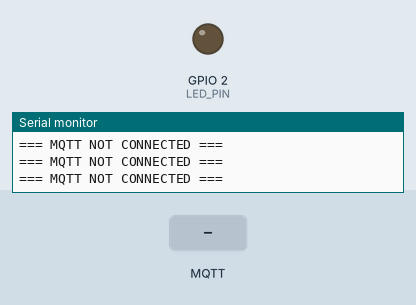
A program run on a simulated ESP32. Parts: output pins drawn as LEDs (lit = HIGH), the last lines printed to the serial monitor. Inputs (shaded band) come from the test bench. No MQTT or app messages arrive unless stated.

Above: at 7.3 s.
7.4 s: MQTT message "1" arrives on the first subscribed topic
At 10.3 s:
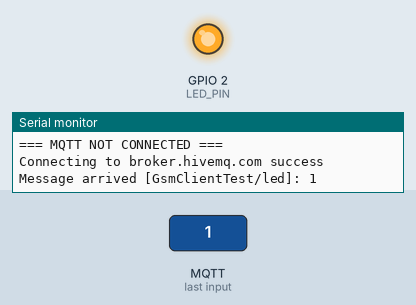
10.4 s: MQTT message "0" arrives on the first subscribed topic
At 11.6 s:
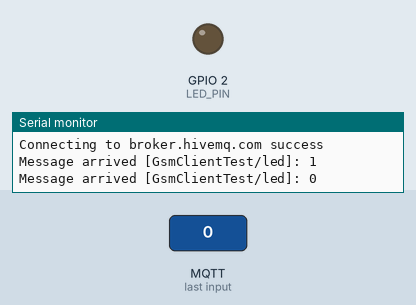
11.9 s: MQTT message "2" arrives on the first subscribed topic
At 12.8 s:
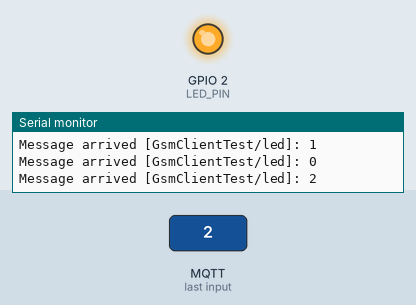
Timing chart, 0 to 14.9 s (numbered marks = the images above; inputs shaded):
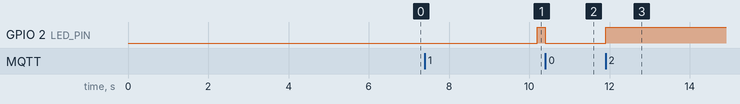

Measured:
- after the input at 7.4 s, GPIO 2 (LED_PIN): LOW → HIGH after 2.8 s
- after the input at 10.4 s, GPIO 2 (LED_PIN): HIGH → LOW at once
- after the input at 11.9 s, GPIO 2 (LED_PIN): LOW → HIGH at once

The program:

main.cpp
```cpp
#include <Arduino.h>

/**************************************************************
 *
 * For this example, you need to install PubSubClient library:
 *   https://github.com/knolleary/pubsubclient
 *   or from http://librarymanager/all#PubSubClient
 *
 * TinyGSM Getting Started guide:
 *   https://tiny.cc/tinygsm-readme
 *
 * For more MQTT examples, see PubSubClient library
 *
 **************************************************************
 * Use Mosquitto client tools to work with MQTT
 *   Ubuntu/Linux: sudo apt-get install mosquitto-clients
 *   Windows:      https://mosquitto.org/download/
 *
 * Subscribe for messages:
 *   mosquitto_sub -h test.mosquitto.org -t GsmClientTest/init -t GsmClientTest/ledStatus -q 1
 * Toggle led:
 *   mosquitto_pub -h test.mosquitto.org -t GsmClientTest/led -q 1 -m "toggle"
 *
 * You can use Node-RED for wiring together MQTT-enabled devices
 *   https://nodered.org/
 * Also, take a look at these additional Node-RED modules:
 *   node-red-contrib-blynk-ws
 *   node-red-dashboard
 *
 **************************************************************/

// Select your modem:
#define TINY_GSM_MODEM_SIM800

// Set serial for debug console (to the Serial Monitor, default speed 115200)
#define SerialMon Serial

// Set serial for AT commands (to the module)
// Use Hardware Serial on Mega, Leonardo, Micro
#define SerialAT Serial2


// See all AT commands, if wanted
// #define DUMP_AT_COMMANDS

// Define the serial console for debug prints, if needed
#define TINY_GSM_DEBUG SerialMon

// Range to attempt to autobaud
#define GSM_AUTOBAUD_MIN 9600
#define GSM_AUTOBAUD_MAX 115200

// Add a reception delay - may be needed for a fast processor at a slow baud rate
// #define TINY_GSM_YIELD() { delay(2); }

// Define how you're planning to connect to the internet
#define TINY_GSM_USE_GPRS true
#define TINY_GSM_USE_WIFI false

// set GSM PIN, if any
#define GSM_PIN ""

// Your GPRS credentials, if any
const char apn[] = "internet.mvne1.com";
const char gprsUser[] = "";
const char gprsPass[] = "";

// Your WiFi connection credentials, if applicable
const char wifiSSID[] = "YourSSID";
const char wifiPass[] = "YourWiFiPass";

// MQTT details
const char* broker = "broker.hivemq.com";
const char* mqttUser = "";
const char* mqttPassword = "";
uint16_t brokerPort = 1883;

/* MQTT Topics */
const char* topicLed = "GsmClientTest/led";
const char* topicInit = "GsmClientTest/init";
const char* topicLedStatus = "GsmClientTest/ledStatus";

#include <TinyGsmClient.h>
#include <PubSubClient.h>

// Just in case someone defined the wrong thing..
#if TINY_GSM_USE_GPRS && not defined TINY_GSM_MODEM_HAS_GPRS
#undef TINY_GSM_USE_GPRS
#undef TINY_GSM_USE_WIFI
#define TINY_GSM_USE_GPRS false
#define TINY_GSM_USE_WIFI true
#endif
#if TINY_GSM_USE_WIFI && not defined TINY_GSM_MODEM_HAS_WIFI
#undef TINY_GSM_USE_GPRS
#undef TINY_GSM_USE_WIFI
#define TINY_GSM_USE_GPRS true
#define TINY_GSM_USE_WIFI false
#endif

#ifdef DUMP_AT_COMMANDS
  #include <StreamDebugger.h>
  StreamDebugger debugger(SerialAT, SerialMon);
  TinyGsm modem(debugger);
#else
TinyGsm modem(SerialAT);
#endif
TinyGsmClient client(modem);
PubSubClient mqtt(client);

#define LED_PIN 2
int ledStatus = LOW;

uint32_t lastReconnectAttempt = 0;

void mqttCallback(char* topic, byte* payload, unsigned int len) {
  SerialMon.print("Message arrived [");
  SerialMon.print(topic);
  SerialMon.print("]: ");
  SerialMon.write(payload, len);
  SerialMon.println();

  // Only proceed if incoming message's topic matches
  if (String(topic) == topicLed) {
    ledStatus = !ledStatus;
    digitalWrite(LED_PIN, ledStatus);
    mqtt.publish(topicLedStatus, ledStatus ? "1" : "0");
  }
}

boolean mqttConnect() {
  SerialMon.print("Connecting to ");
  SerialMon.print(broker);

  // Connect to MQTT Broker
  boolean status = mqtt.connect("GsmClientTest");

  // Or, if you want to authenticate MQTT:
  // boolean status = mqtt.connect("GsmClientName", mqttUser, mqttPassword);

  if (status == false) {
    SerialMon.println(" fail");
    return false;
  }
  SerialMon.println(" success");
  mqtt.publish(topicInit, "GsmClientTest started");
  mqtt.subscribe(topicLed);
  return mqtt.connected();
}


void setup() {
  // Set console baud rate
  SerialMon.begin(9600);
  delay(10);

  pinMode(LED_PIN, OUTPUT);

  // !!!!!!!!!!!
  // Set your reset, enable, power pins here
  // !!!!!!!!!!!

  SerialMon.println("Wait...");

  // Set GSM module baud rate
  // TinyGsmAutoBaud(SerialAT, GSM_AUTOBAUD_MIN, GSM_AUTOBAUD_MAX);
  SerialAT.begin(9600);
  delay(6000);

  // Restart takes quite some time
  // To skip it, call init() instead of restart()
  SerialMon.println("Initializing modem...");
  modem.restart();
  // modem.init();

  String modemInfo = modem.getModemInfo();
  SerialMon.print("Modem Info: ");
  SerialMon.println(modemInfo);

#if TINY_GSM_USE_GPRS
  // Unlock your SIM card with a PIN if needed
  if ( GSM_PIN && modem.getSimStatus() != 3 ) {
    modem.simUnlock(GSM_PIN);
  }
#endif

#if TINY_GSM_USE_WIFI
    // Wifi connection parameters must be set before waiting for the network
  SerialMon.print(F("Setting SSID/password..."));
  if (!modem.networkConnect(wifiSSID, wifiPass)) {
    SerialMon.println(" fail");
    delay(10000);
    return;
  }
  SerialMon.println(" success");
#endif

#if TINY_GSM_USE_GPRS && defined TINY_GSM_MODEM_XBEE
  // The XBee must run the gprsConnect function BEFORE waiting for network!
  modem.gprsConnect(apn, gprsUser, gprsPass);
#endif

  SerialMon.print("Waiting for network...");
  if (!modem.waitForNetwork()) {
    SerialMon.println(" fail");
    delay(10000);
    return;
  }
  SerialMon.println(" success");

  if (modem.isNetworkConnected()) {
    SerialMon.println("Network connected");
  }

#if TINY_GSM_USE_GPRS
  // GPRS connection parameters are usually set after network registration
    SerialMon.print(F("Connecting to "));
    SerialMon.print(apn);
    if (!modem.gprsConnect(apn, gprsUser, gprsPass)) {
      SerialMon.println(" fail");
      delay(10000);
      return;
    }
    SerialMon.println(" success");

  if (modem.isGprsConnected()) {
    SerialMon.println("GPRS connected");
  }
#endif

  // MQTT Broker setup
  mqtt.setServer(broker, brokerPort);
  mqtt.setCallback(mqttCallback);
}

void loop() {

  if (!mqtt.connected()) {
    SerialMon.println("=== MQTT NOT CONNECTED ===");
    // Reconnect every 10 seconds
    uint32_t t = millis();
    if (t - lastReconnectAttempt > 10000L) {
      lastReconnectAttempt = t;
      if (mqttConnect()) {
        lastReconnectAttempt = 0;
      }
    }
    delay(100);
    return;
  }

  mqtt.loop();
}
```
